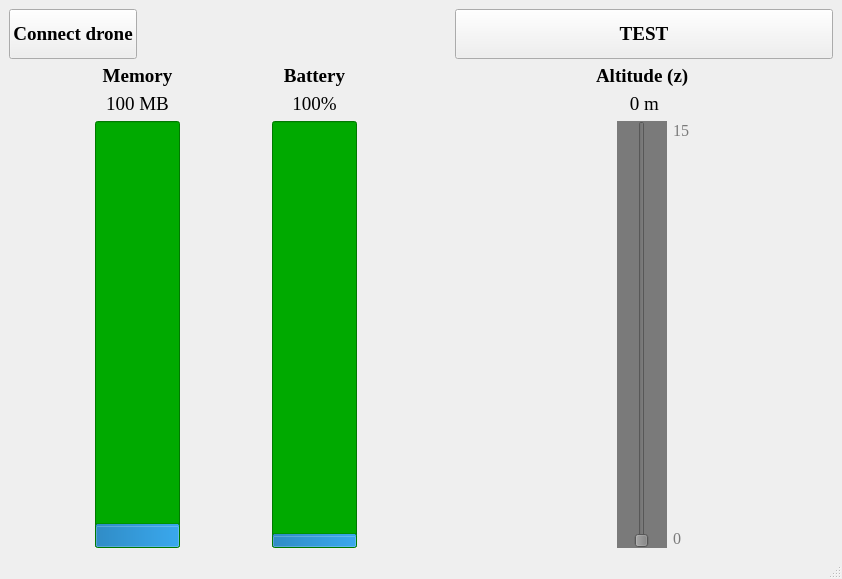
<?xml version="1.0" encoding="UTF-8"?>
<ui version="4.0">
 <class>MainWindow</class>
 <widget class="QMainWindow" name="MainWindow">
  <property name="geometry">
   <rect>
    <x>0</x>
    <y>0</y>
    <width>842</width>
    <height>579</height>
   </rect>
  </property>
  <property name="windowTitle">
   <string>MainWindow</string>
  </property>
  <widget class="QWidget" name="centralwidget">
   <layout class="QGridLayout" name="gridLayout">
    <item row="1" column="1">
     <widget class="MathPltWidget" name="map" native="true"/>
    </item>
    <item row="1" column="0">
     <layout class="QHBoxLayout" name="horizontalLayout_2">
      <item>
       <spacer name="horizontalSpacer">
        <property name="orientation">
         <enum>Qt::Horizontal</enum>
        </property>
        <property name="sizeType">
         <enum>QSizePolicy::Expanding</enum>
        </property>
        <property name="sizeHint" stdset="0">
         <size>
          <width>40</width>
          <height>20</height>
         </size>
        </property>
       </spacer>
      </item>
      <item>
       <layout class="QHBoxLayout" name="horizontalLayout_5">
        <item>
         <layout class="QVBoxLayout" name="verticalLayout_3">
          <item>
           <widget class="QLabel" name="memoryTitle">
            <property name="font">
             <font>
              <family>Times New Roman</family>
              <pointsize>14</pointsize>
              <weight>75</weight>
              <bold>true</bold>
             </font>
            </property>
            <property name="text">
             <string>Memory</string>
            </property>
            <property name="alignment">
             <set>Qt::AlignCenter</set>
            </property>
            <property name="margin">
             <number>2</number>
            </property>
           </widget>
          </item>
          <item>
           <widget class="QLabel" name="memoryValue">
            <property name="font">
             <font>
              <family>Times New Roman</family>
              <pointsize>14</pointsize>
              <weight>50</weight>
              <bold>false</bold>
             </font>
            </property>
            <property name="text">
             <string>100 MB</string>
            </property>
            <property name="alignment">
             <set>Qt::AlignCenter</set>
            </property>
           </widget>
          </item>
          <item>
           <layout class="QHBoxLayout" name="horizontalLayout_4">
            <item>
             <widget class="QProgressBar" name="memoryProgressBar">
              <property name="sizePolicy">
               <sizepolicy hsizetype="Expanding" vsizetype="Expanding">
                <horstretch>0</horstretch>
                <verstretch>0</verstretch>
               </sizepolicy>
              </property>
              <property name="maximumSize">
               <size>
                <width>300</width>
                <height>16777215</height>
               </size>
              </property>
              <property name="styleSheet">
               <string notr="true">background-color: rgb(0, 170, 0);</string>
              </property>
              <property name="maximum">
               <number>512</number>
              </property>
              <property name="value">
               <number>24</number>
              </property>
              <property name="alignment">
               <set>Qt::AlignCenter</set>
              </property>
              <property name="textVisible">
               <bool>false</bool>
              </property>
              <property name="orientation">
               <enum>Qt::Vertical</enum>
              </property>
             </widget>
            </item>
           </layout>
          </item>
         </layout>
        </item>
       </layout>
      </item>
      <item>
       <spacer name="horizontalSpacer_2">
        <property name="orientation">
         <enum>Qt::Horizontal</enum>
        </property>
        <property name="sizeType">
         <enum>QSizePolicy::Expanding</enum>
        </property>
        <property name="sizeHint" stdset="0">
         <size>
          <width>40</width>
          <height>20</height>
         </size>
        </property>
       </spacer>
      </item>
      <item>
       <layout class="QVBoxLayout" name="verticalLayout_2">
        <property name="sizeConstraint">
         <enum>QLayout::SetDefaultConstraint</enum>
        </property>
        <item>
         <widget class="QLabel" name="batteryTitle">
          <property name="font">
           <font>
            <family>Times New Roman</family>
            <pointsize>14</pointsize>
            <weight>75</weight>
            <bold>true</bold>
           </font>
          </property>
          <property name="text">
           <string>&lt;html&gt;&lt;head/&gt;&lt;body&gt;&lt;p&gt;Battery&lt;/p&gt;&lt;/body&gt;&lt;/html&gt;</string>
          </property>
          <property name="alignment">
           <set>Qt::AlignCenter</set>
          </property>
          <property name="margin">
           <number>2</number>
          </property>
         </widget>
        </item>
        <item>
         <widget class="QLabel" name="batteryValue">
          <property name="font">
           <font>
            <family>Times New Roman</family>
            <pointsize>14</pointsize>
            <weight>50</weight>
            <bold>false</bold>
           </font>
          </property>
          <property name="text">
           <string>100%</string>
          </property>
          <property name="alignment">
           <set>Qt::AlignCenter</set>
          </property>
         </widget>
        </item>
        <item>
         <layout class="QHBoxLayout" name="horizontalLayout_3">
          <item>
           <widget class="QProgressBar" name="batteryProgressBar">
            <property name="sizePolicy">
             <sizepolicy hsizetype="Expanding" vsizetype="Expanding">
              <horstretch>0</horstretch>
              <verstretch>0</verstretch>
             </sizepolicy>
            </property>
            <property name="maximumSize">
             <size>
              <width>300</width>
              <height>16777215</height>
             </size>
            </property>
            <property name="styleSheet">
             <string notr="true">background-color: rgb(0, 170, 0);</string>
            </property>
            <property name="maximum">
             <number>1000</number>
            </property>
            <property name="value">
             <number>24</number>
            </property>
            <property name="alignment">
             <set>Qt::AlignCenter</set>
            </property>
            <property name="textVisible">
             <bool>false</bool>
            </property>
            <property name="orientation">
             <enum>Qt::Vertical</enum>
            </property>
            <property name="invertedAppearance">
             <bool>false</bool>
            </property>
            <property name="textDirection">
             <enum>QProgressBar::BottomToTop</enum>
            </property>
           </widget>
          </item>
         </layout>
        </item>
       </layout>
      </item>
      <item>
       <spacer name="horizontalSpacer_3">
        <property name="orientation">
         <enum>Qt::Horizontal</enum>
        </property>
        <property name="sizeType">
         <enum>QSizePolicy::Expanding</enum>
        </property>
        <property name="sizeHint" stdset="0">
         <size>
          <width>40</width>
          <height>20</height>
         </size>
        </property>
       </spacer>
      </item>
     </layout>
    </item>
    <item row="1" column="2">
     <layout class="QHBoxLayout" name="horizontalLayout_8">
      <item>
       <spacer name="horizontalSpacer_4">
        <property name="orientation">
         <enum>Qt::Horizontal</enum>
        </property>
        <property name="sizeHint" stdset="0">
         <size>
          <width>40</width>
          <height>20</height>
         </size>
        </property>
       </spacer>
      </item>
      <item>
       <layout class="QVBoxLayout" name="verticalLayout_5">
        <item>
         <widget class="QLabel" name="zTitle">
          <property name="font">
           <font>
            <family>Times New Roman</family>
            <pointsize>14</pointsize>
            <weight>75</weight>
            <bold>true</bold>
           </font>
          </property>
          <property name="text">
           <string>Altitude (z) </string>
          </property>
          <property name="alignment">
           <set>Qt::AlignCenter</set>
          </property>
          <property name="margin">
           <number>2</number>
          </property>
         </widget>
        </item>
        <item>
         <widget class="QLabel" name="zValue">
          <property name="font">
           <font>
            <family>Times New Roman</family>
            <pointsize>14</pointsize>
           </font>
          </property>
          <property name="text">
           <string>0 m</string>
          </property>
          <property name="alignment">
           <set>Qt::AlignCenter</set>
          </property>
          <property name="margin">
           <number>5</number>
          </property>
         </widget>
        </item>
        <item>
         <layout class="QHBoxLayout" name="horizontalLayout_6">
          <item>
           <widget class="QLabel" name="label_5">
            <property name="text">
             <string/>
            </property>
           </widget>
          </item>
          <item>
           <widget class="QSlider" name="zSlider">
            <property name="enabled">
             <bool>false</bool>
            </property>
            <property name="minimumSize">
             <size>
              <width>50</width>
              <height>0</height>
             </size>
            </property>
            <property name="styleSheet">
             <string notr="true">background-color: rgb(122, 122, 122);</string>
            </property>
            <property name="maximum">
             <number>150</number>
            </property>
            <property name="singleStep">
             <number>1</number>
            </property>
            <property name="tracking">
             <bool>true</bool>
            </property>
            <property name="orientation">
             <enum>Qt::Vertical</enum>
            </property>
           </widget>
          </item>
          <item>
           <layout class="QVBoxLayout" name="verticalLayout_6">
            <item>
             <widget class="QLabel" name="label_3">
              <property name="font">
               <font>
                <family>Times New Roman</family>
                <pointsize>12</pointsize>
               </font>
              </property>
              <property name="text">
               <string>&lt;html&gt;&lt;head/&gt;&lt;body&gt;&lt;p&gt;&lt;span style=&quot; color:#7a7a7a;&quot;&gt;15 &lt;/span&gt;&lt;/p&gt;&lt;/body&gt;&lt;/html&gt;</string>
              </property>
              <property name="alignment">
               <set>Qt::AlignLeading|Qt::AlignLeft|Qt::AlignTop</set>
              </property>
             </widget>
            </item>
            <item>
             <widget class="QLabel" name="label_4">
              <property name="font">
               <font>
                <family>Times New Roman</family>
                <pointsize>12</pointsize>
               </font>
              </property>
              <property name="text">
               <string>&lt;html&gt;&lt;head/&gt;&lt;body&gt;&lt;p&gt;&lt;span style=&quot; color:#7a7a7a;&quot;&gt;0  &lt;/span&gt;&lt;/p&gt;&lt;/body&gt;&lt;/html&gt;</string>
              </property>
              <property name="alignment">
               <set>Qt::AlignBottom|Qt::AlignLeading|Qt::AlignLeft</set>
              </property>
             </widget>
            </item>
           </layout>
          </item>
         </layout>
        </item>
       </layout>
      </item>
      <item>
       <spacer name="horizontalSpacer_5">
        <property name="orientation">
         <enum>Qt::Horizontal</enum>
        </property>
        <property name="sizeHint" stdset="0">
         <size>
          <width>40</width>
          <height>20</height>
         </size>
        </property>
       </spacer>
      </item>
     </layout>
    </item>
    <item row="0" column="2">
     <widget class="QPushButton" name="testPushButton">
      <property name="minimumSize">
       <size>
        <width>0</width>
        <height>50</height>
       </size>
      </property>
      <property name="font">
       <font>
        <family>Times New Roman</family>
        <pointsize>14</pointsize>
        <weight>75</weight>
        <bold>true</bold>
       </font>
      </property>
      <property name="text">
       <string>TEST</string>
      </property>
     </widget>
    </item>
    <item row="0" column="0">
     <layout class="QHBoxLayout" name="horizontalLayout_9">
      <item>
       <widget class="QPushButton" name="connectPushButton">
        <property name="sizePolicy">
         <sizepolicy hsizetype="Minimum" vsizetype="Minimum">
          <horstretch>0</horstretch>
          <verstretch>0</verstretch>
         </sizepolicy>
        </property>
        <property name="font">
         <font>
          <family>Times New Roman</family>
          <pointsize>14</pointsize>
          <weight>75</weight>
          <bold>true</bold>
         </font>
        </property>
        <property name="text">
         <string>Connect drone</string>
        </property>
       </widget>
      </item>
      <item>
       <widget class="QLabel" name="connectionInfo">
        <property name="sizePolicy">
         <sizepolicy hsizetype="MinimumExpanding" vsizetype="Preferred">
          <horstretch>0</horstretch>
          <verstretch>0</verstretch>
         </sizepolicy>
        </property>
        <property name="minimumSize">
         <size>
          <width>300</width>
          <height>0</height>
         </size>
        </property>
        <property name="font">
         <font>
          <family>Times New Roman</family>
          <pointsize>12</pointsize>
         </font>
        </property>
        <property name="styleSheet">
         <string notr="true"/>
        </property>
        <property name="text">
         <string>&lt;html&gt;&lt;head/&gt;&lt;body&gt;&lt;p&gt;&lt;span style=&quot; color:#ffffff;&quot;/&gt;&lt;/p&gt;&lt;/body&gt;&lt;/html&gt;</string>
        </property>
       </widget>
      </item>
     </layout>
    </item>
   </layout>
  </widget>
  <widget class="QMenuBar" name="menubar">
   <property name="geometry">
    <rect>
     <x>0</x>
     <y>0</y>
     <width>842</width>
     <height>21</height>
    </rect>
   </property>
  </widget>
  <widget class="QStatusBar" name="statusbar"/>
 </widget>
 <customwidgets>
  <customwidget>
   <class>MathPltWidget</class>
   <extends>QWidget</extends>
   <header>mathpltwidget.h</header>
   <container>1</container>
  </customwidget>
 </customwidgets>
 <resources/>
 <connections/>
</ui>
